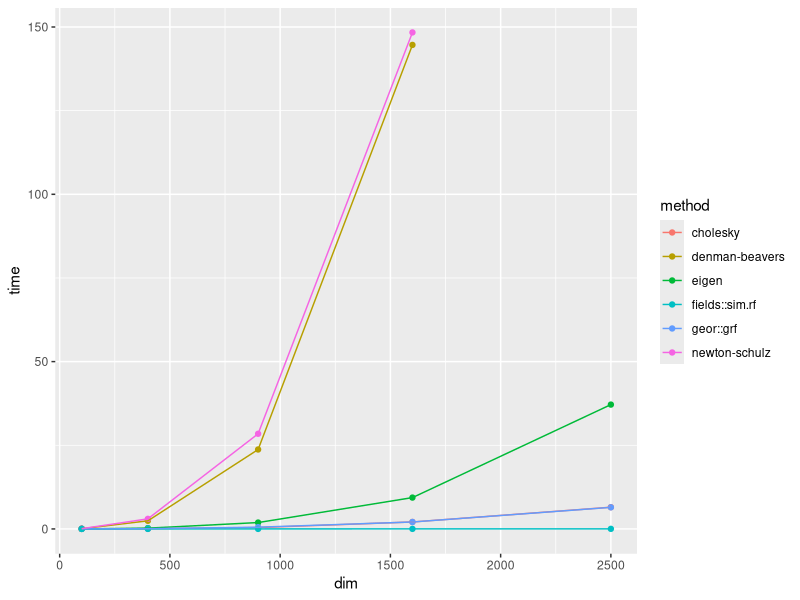

Write R code to recreate this figure.
## ---- chunk 1
knitr::opts_chunk$set(echo = TRUE, message = FALSE, 
                      warning = FALSE, cache = FALSE,
                      fig.align = "center", out.width="75%")
# options(width=85)

library(knitr)
library(kableExtra)

library(ggplot2)
library(tidyr)
library(dplyr)


# library(tidyverse)
# library(magrittr)
# library(ggfortify)

# update_geom_defaults("bar", list(color="black", fill="grey"))
# update_geom_defaults("line", list(lwd=1))
## ---- chunk 2
matrix.sqrt.DB <- function(Σ, tol) 
{
    A <- Σ
    B <- diag(nrow(Σ))
    ε <- 1
    while(ε > tol) {
        A.old <- A
        A <- (0.5)*(A.old+solve(B))
        B <- (0.5)*(B+solve(A.old))
        ε <- max(abs(A-A.old))
    }
    return(list("Σ.sqrt"=A, "Σ.sqrt.inv"=B))
}
## ---- chunk 3
matrix.sqrt.NS <- function(Σ, tol) {
    Σ.Fnorm <- norm(Σ, type="F")
    A <- Σ / Σ.Fnorm
    B <- I <- diag(nrow(Σ))
    ε <- 1
    while(ε > tol) {
        A.old <- A
        X <- (3*I - B %*% A.old)
        A <- (0.5)*(A.old %*% X)
        B <- (0.5)*(X %*% B)
        ε <- max(abs(A.old-A))
    }
    return(list("Σ.sqrt"=A*sqrt(Σ.Fnorm), "Σ.sqrt.inv"=B/sqrt(Σ.Fnorm)))
}
## ---- chunk 4
options(knitr.kable.NA = "-")
read.csv("resources/times.csv") %>% 
    mutate(
        grid = sqrt(dim),
        grid = paste(grid, grid, sep="×")
    ) %>% 
    pivot_wider(
        id_cols = method,
        names_from = grid,
        values_from = time
    ) %>%
    kable(
        format = "html", 
        align = "lrrrrr",
        caption = "Simulation Runtimes (seconds)",
        table.attr = "data-quarto-disable-processing='true'"
    ) %>%
    kable_styling(
        bootstrap_options = c("striped", "bordered"), 
        full_width = FALSE
    )
## ---- chunk 5
read.csv("resources/times.csv") %>% 
    mutate(
        grid = sqrt(dim),
        grid = paste(grid, grid, sep="×")
    ) %>% 
    ggplot(aes(x=dim, y=time, color=method)) + 
        geom_point() + 
        geom_line()
